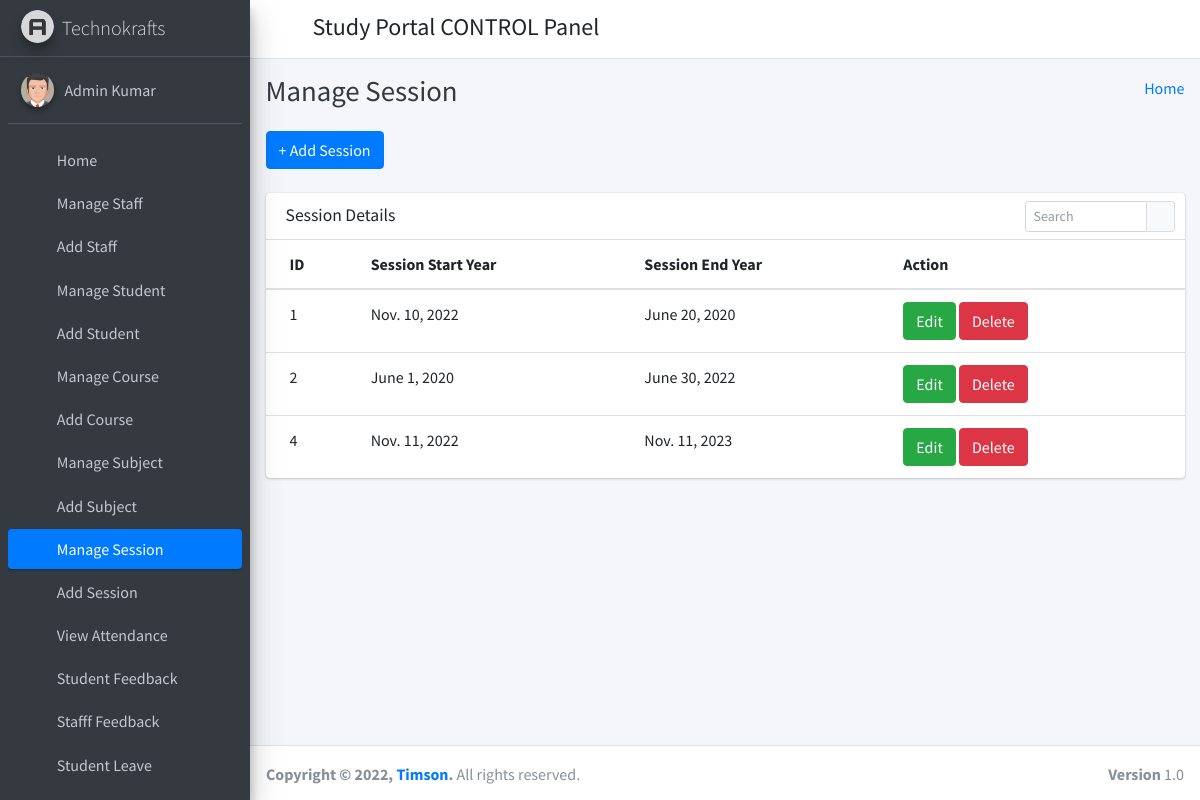
The page /manage_session/ (signed in) on the database its author committed.
### student_management_app/models.py (models this page shows)
class CustomUser(AbstractUser):
    user_type_data = ((1, "HOD"), (2, "Staff"), (3, "Student"))
    user_type = models.CharField(default=1, choices=user_type_data, max_length=10)

class SessionYearModel(models.Model):
    id = models.AutoField(primary_key=True)
    session_start_year = models.DateField()
    session_end_year = models.DateField()
    objects = models.Manager()

### student_management_app/HodViews.py (the view)
# urls.py: path('manage_session/', HodViews.manage_session, name="manage_session"),
def manage_session(request):
    session_years = SessionYearModel.objects.all()
    context = {
        "session_years": session_years
    }
    return render(request, "hod_template/manage_session_template.html", context)

### student_management_app/LoginCheckMiddleWare.py (called while the page is built, shortened)
    def process_view(self, request, view_func, view_args, view_kwargs):
        modulename = view_func.__module__
        user = request.user
        if user.is_authenticated:
            if user.user_type == "1":
                if modulename == "student_management_app.HodViews":
                    pass
                elif modulename == "student_management_app.views" or modulename == "django.views.static":
                    pass
                else:
                    return redirect("admin_home")
            else:
                return redirect("login")
        else:
            if request.path == reverse("login") or request.path == reverse("doLogin"):
                pass
            else:
                return redirect("login")

### student_management_app/templates/hod_template/manage_session_template.html (shortened to what this page needs)
{% extends 'hod_template/base_template.html' %}
{% block page_title %}
    Manage Session
{% endblock page_title %}
{% block main_content %}
{% load static %}
<section class="content">
        <div class="container-fluid">
            <a class="btn btn-primary" href="{% url 'add_session' %}" role="button">+ Add Session</a> <br/>&nbsp;
            <div class="row">
                <div class="col-md-12">
                    <div class="card">
                        <div class="card-header">
                            <h3 class="card-title">Session Details</h3>
                            <div class="card-tools">
                            <div class="input-group input-group-sm" style="width: 150px;">
                                <input type="text" name="table_search" class="form-control float-right" placeholder="Search">
                                <div class="input-group-append">
                                <button type="submit" class="btn btn-default"><i class="fas fa-search"></i></button>
                                </div>
                            </div>
                            </div>
                        </div>
                        <div class="card-body table-responsive p-0">
                            <table class="table table-hover text-nowrap">
                            <thead>
                                <tr>
                                <th>ID</th>
                                <th>Session Start Year</th>
                                <th>Session End Year</th>
                                <th>Action</th>
                                </tr>
                            </thead>
                            <tbody>
                                {% for session_year in session_years %}
                                <tr>
                                <td>{{ session_year.id }}</td>
                                <td>{{ session_year.session_start_year }}</td>
                                <td>{{ session_year.session_end_year }}</td>
                                <td>
                                    <a href="{% url 'edit_session' session_year.id %}" class="btn btn-success">Edit</a>
                                    <a href="{% url 'delete_session' session_year.id %}" class="btn btn-danger">Delete</a>
                                </td>
                                </tr>
                                {% endfor %}
                            </tbody>
                            </table>
                        </div>
                        </div>
                </div>
            </div>
        </div>
      </section>
  {% endblock main_content %}

### student_management_app/templates/hod_template/sidebar_template.html (shortened to what this page needs)
{% load static %}
<aside class="main-sidebar sidebar-dark-primary elevation-4">
      <a href="{% url 'admin_home' %}" class="brand-link">
        <img src="{% static 'dist/img/AdminLTELogo.png' %}" alt="AdminLTE Logo" class="brand-image img-circle elevation-3"
            style="opacity: .8">
        <span class="brand-text font-weight-light">Technokrafts</span>
      </a>
      <div class="sidebar">
        <div class="user-panel mt-3 pb-3 mb-3 d-flex">
          <div class="image">
            <img src="{% static 'dist/img/user2-160x160.jpg' %}" class="img-circle elevation-2" alt="User Image">
          </div>
          <div class="info">
            <a href="{% url 'admin_profile' %}" class="d-block">{{ user.first_name }} {{ user.last_name }}</a>
          </div>
        </div>
        <nav class="mt-2">
          <ul class="nav nav-pills nav-sidebar flex-column" data-widget="treeview" role="menu" data-accordion="false">
            <li class="nav-item">
              {% url 'admin_home' as admin_home %}
              <a href="{{ admin_home }}" class="nav-link {% if request.path == admin_home %} active {% endif %}">
                <i class="nav-icon fas fa-tachometer-alt"></i>
                <p>
                  Home
                </p>
              </a>
            </li>
            <li class="nav-item">
              {% url 'manage_staff' as manage_staff %}
              {% url 'edit_staff' staff_id=id as edit_staff %}
              <a href="{{ manage_staff }}" class="nav-link {% if request.path == manage_staff %} active {% endif %} {% if request.path == edit_staff %} active {% endif %}">
                <i class="nav-icon fas fa-chalkboard-teacher"></i>
                <p>
                  Manage Staff
                </p>
              </a>
            </li>
            <li class="nav-item">
              {% url 'add_staff' as add_staff %}
              <a href="{{ add_staff }}" class="nav-link {% if request.path == add_staff %} active {% endif %}">
                <i class="nav-icon fas fa-th"></i>
                <p>
                  Add Staff
                </p>
              </a>
            </li>
            <li class="nav-item">
              {% url 'manage_student' as manage_student %}
              {% url 'edit_student' student_id=id as edit_student %}
              <a href="{{ manage_student }}" class="nav-link {% if request.path == manage_student %} active {% endif %} {% if request.path == edit_student %} active {% endif %}">
                <i class="nav-icon fas fa-user-graduate"></i>
                <p>
                  Manage Student
                </p>
              </a>
            </li>
            <li class="nav-item">
              {% url 'add_student' as add_student %}
              <a href="{{ add_student }}" class="nav-link {% if request.path == add_student %} active {% endif %}">
                <i class="nav-icon fas fa-th"></i>
                <p>
                  Add Student
                </p>
              </a>
            </li>
            <li class="nav-item">
              {% url 'manage_course' as manage_course %}
              {% url 'edit_course' course_id=id as edit_course %}
              <a href="{{ manage_course }}" class="nav-link {% if request.path == manage_course %} active {% endif %} {% if request.path == edit_course %} active {% endif %}">
                <i class="nav-icon fas fa-chalkboard"></i>
                <p>
                  Manage Course
                </p>
              </a>
            </li>
            <li class="nav-item">
            {% url 'add_course' as add_course %}
              <a href="{{ add_course }}" class="nav-link {% if request.path == add_course %} active {% endif %}">
                <i class="nav-icon fas fa-th"></i>
                <p>
                  Add Course
                </p>
              </a>
            </li>
            <li class="nav-item">
              {% url 'manage_subject' as manage_subject %}
              {% url 'edit_subject' subject_id=id as edit_subject %}
              <a href="{{ manage_subject }}" class="nav-link {% if request.path == manage_subject %} active {% endif %} {% if request.path == edit_subject %} active {% endif %}">
                <i class="nav-icon fas fa-book"></i>
                <p>
                  Manage Subject
                </p>
              </a>
            </li>
            <li class="nav-item">
              {% url 'add_subject' as add_subject %}
              <a href="{{ add_subject }}" class="nav-link {% if request.path == add_subject %} active {% endif %}">
                <i class="nav-icon fas fa-th"></i>
                <p>
                  Add Subject
                </p>
              </a>
            </li>
            <li class="nav-item">
              {% url 'manage_session' as manage_session %}
              {% url 'edit_session' session_id=id as edit_session %}
              <a href="{{ manage_session }}" class="nav-link {% if request.path == manage_session %} active {% endif %} {% if request.path == edit_session %} active {% endif %}">
                <i class="nav-icon fas fa-graduation-cap"></i>
                <p>
                  Manage Session
                </p>
              </a>
            </li>
            <li class="nav-item">
              {% url 'add_session' as add_session %}
              <a href="{{ add_session }}" class="nav-link {% if request.path == add_session %} active {% endif %}">
                <i class="nav-icon fas fa-th"></i>
                <p>
                  Add Session
                </p>
              </a>
            </li>
            <li class="nav-item">
              {% url 'admin_view_attendance' as admin_view_attendance %}
              <a href="{{ admin_view_attendance }}" class="nav-link {% if request.path == admin_view_attendance %} active {% endif %}">
                <i class="nav-icon fas fa-calendar-alt"></i>
                <p>
                  View Attendance
                </p>
              </a>
            </li>
            <li class="nav-item">
              {% url 'student_feedback_message' as student_feedback_message %}
              <a href="{{ student_feedback_message }}" class="nav-link {% if request.path == student_feedback_message %} active {% endif %}">
                <i class="nav-icon fas fa-th"></i>
                <p>
                  Student Feedback
                </p>
              </a>
            </li>
            <li class="nav-item">
              {% url 'staff_feedback_message' as staff_feedback_message %}
              <a href="{{ staff_feedback_message }}" class="nav-link {% if request.path == staff_feedback_message %} active {% endif %}">
                <i class="nav-icon fas fa-th"></i>
                <p>
                  Stafff Feedback
                </p>
              </a>
            </li>
            <li class="nav-item">
              {% url 'student_leave_view' as student_leave_view %}
              <a href="{{ student_leave_view }}" class="nav-link {% if request.path == student_leave_view %} active {% endif %}">
                <i class="nav-icon fas fa-th"></i>
                <p>
                  Student Leave
                </p>
              </a>
            </li>
            <li class="nav-item">
              {% url 'staff_leave_view' as staff_leave_view %}
              <a href="{{ staff_leave_view }}" class="nav-link {% if request.path == staff_leave_view %} active {% endif %}">
                <p>
                </p>
              </a>
            </li>
          </ul>
        </nav>
      </div>
    </aside>

### rows shown on the page
CustomUser: first_name "Admin", last_name "Kumar"
SessionYearModel: id "1", session_start_year "Nov. 10, 2022", session_end_year "June 20, 2020"
SessionYearModel: id "2", session_start_year "June 1, 2020", session_end_year "June 30, 2022"
SessionYearModel: id "4", session_start_year "Nov. 11, 2022", session_end_year "Nov. 11, 2023"
